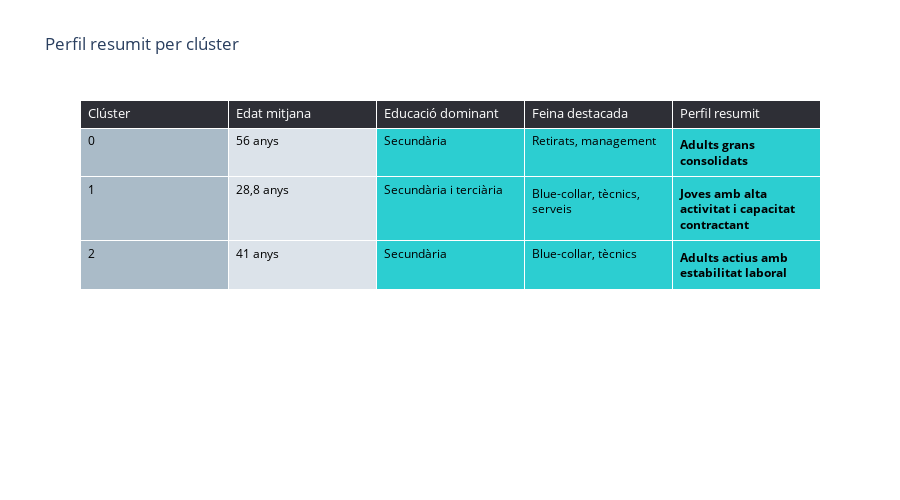

This figure's notebook cell:
### Code cell
import plotly.graph_objects as go

# Paleta personalitzada
custom_palette = ["#AABBC8", "#DCE3EA", "#2CCED1", "#5F6F81", "#2E2F36"]

clust_data = {
    "Clúster": ["0", "1", "2"],
    "Edat mitjana": ["56 anys", "28,8 anys", "41 anys"],
    "Educació dominant": ["Secundària", "Secundària i terciària", "Secundària"],
    "Feina destacada": [
        "Retirats, management",
        "Blue-collar, tècnics, serveis",
        "Blue-collar, tècnics"
    ],
    "Perfil resumit": [
        "<b>Adults grans consolidats</b>",
        "<b>Joves amb alta activitat i capacitat contractant</b>",
        "<b>Adults actius amb estabilitat laboral</b>"
    ]
}

columns = list(clust_data.keys())
values = [clust_data[col] for col in columns]

# Comprovació: totes les llistes han de tenir la mateixa llargada
assert all(len(v) == len(values[0]) for v in values), "⚠️ Alguna llista té una longitud diferent!"

# Aplicar un color per fila (repetim la paleta per cada columna)
row_colors = [custom_palette[i] for i in range(len(values[0]))]
fill_colors = [[row_colors[row]] * len(columns) for row in range(len(row_colors))]

fig = go.Figure(data=[
    go.Table(
        header=dict(
            values=columns,
            fill_color='#2E2F36',
            align='left',
            font=dict(size=13, color='white')
        ),
        cells=dict(
            values=values,
            fill_color=fill_colors,
            align='left',
            font=dict(size=12, color='black')
        )
    )
])

fig.update_layout(
    title='Perfil resumit per clúster',
    height=500
)

fig.show()

### Figure 1 — Plotly figure (JSON) as saved in the notebook; plotly's stock layout.template omitted (floating-point values rounded to 4 significant figures)
{"data": [{"cells": {"align": "left", "fill": {"color": [["#AABBC8", "#AABBC8", "#AABBC8", "#AABBC8", "#AABBC8"], ["#DCE3EA", "#DCE3EA", "#DCE3EA", "#DCE3EA", "#DCE3EA"], ["#2CCED1", "#2CCED1", "#2CCED1", "#2CCED1", "#2CCED1"]]}, "font": {"color": "black", "size": 12}, "values": [["0", "1", "2"], ["56 anys", "28,8 anys", "41 anys"], ["Secundària", "Secundària i terciària", "Secundària"], ["Retirats, management", "Blue-collar, tècnics, serveis", "Blue-collar, tècnics"], ["<b>Adults grans consolidats</b>", "<b>Joves amb alta activitat i capacitat contractant</b>", "<b>Adults actius amb estabilitat laboral</b>"]]}, "header": {"align": "left", "fill": {"color": "#2E2F36"}, "font": {"color": "white", "size": 13}, "values": ["Clúster", "Edat mitjana", "Educació dominant", "Feina destacada", "Perfil resumit"]}, "type": "table"}], "layout": {"height": 500, "title": {"text": "Perfil resumit per clúster"}}}
